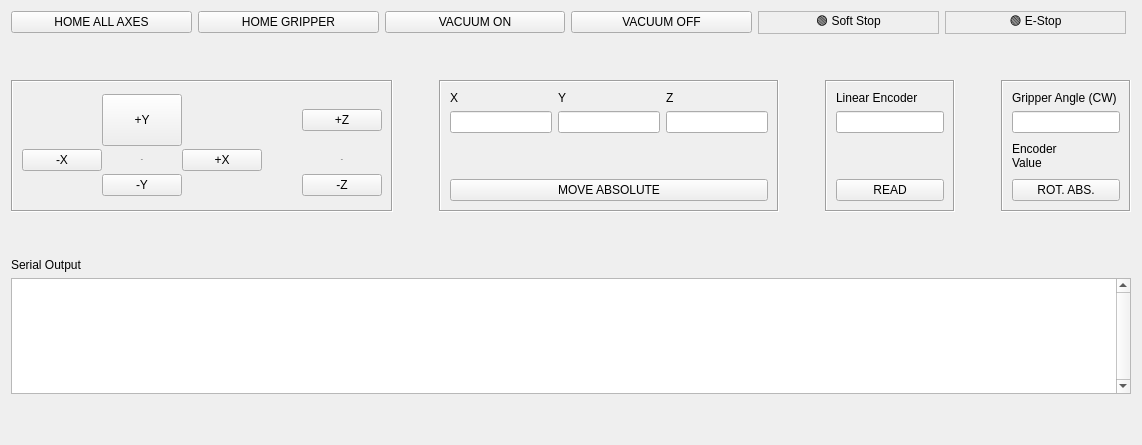
      <widget class="QWidget" name="tab_move_robot">
       <attribute name="title">
        <string>MOVE ROBOT</string>
       </attribute>
       <layout class="QHBoxLayout" name="horizontalLayout_2">
        <item>
         <layout class="QVBoxLayout" name="verticalLayout_4" stretch="0,0,0,0,0,1,0">
          <item>
           <layout class="QHBoxLayout" name="horizontalLayout_5">
            <property name="leftMargin">
             <number>0</number>
            </property>
            <property name="rightMargin">
             <number>5</number>
            </property>
            <item>
             <widget class="QPushButton" name="home_button">
              <property name="enabled">
               <bool>true</bool>
              </property>
              <property name="text">
               <string>HOME ALL AXES</string>
              </property>
             </widget>
            </item>
            <item>
             <widget class="QPushButton" name="home_gripper_button">
              <property name="text">
               <string>HOME GRIPPER</string>
              </property>
             </widget>
            </item>
            <item>
             <widget class="QPushButton" name="vacuum_on_button">
              <property name="text">
               <string>VACUUM ON</string>
              </property>
             </widget>
            </item>
            <item>
             <widget class="QPushButton" name="vacuum_off_button">
              <property name="text">
               <string>VACUUM OFF</string>
              </property>
             </widget>
            </item>
            <item>
             <widget class="QLabel" name="soft_stop_label">
              <property name="maximumSize">
               <size>
                <width>16777215</width>
                <height>40</height>
               </size>
              </property>
              <property name="frameShape">
               <enum>QFrame::StyledPanel</enum>
              </property>
              <property name="text">
               <string>🟢 Soft Stop</string>
              </property>
              <property name="alignment">
               <set>Qt::AlignCenter</set>
              </property>
             </widget>
            </item>
            <item>
             <widget class="QLabel" name="e_stop_label">
              <property name="maximumSize">
               <size>
                <width>16777215</width>
                <height>40</height>
               </size>
              </property>
              <property name="frameShape">
               <enum>QFrame::StyledPanel</enum>
              </property>
              <property name="text">
               <string>🟢 E-Stop</string>
              </property>
              <property name="alignment">
               <set>Qt::AlignCenter</set>
              </property>
             </widget>
            </item>
           </layout>
          </item>
          <item>
           <spacer name="verticalSpacer_3">
            <property name="orientation">
             <enum>Qt::Vertical</enum>
            </property>
            <property name="sizeHint" stdset="0">
             <size>
              <width>20</width>
              <height>40</height>
             </size>
            </property>
           </spacer>
          </item>
          <item>
           <layout class="QHBoxLayout" name="horizontalLayout_3">
            <item>
             <widget class="QFrame" name="gridFrame">
              <property name="frameShape">
               <enum>QFrame::Box</enum>
              </property>
              <property name="frameShadow">
               <enum>QFrame::Sunken</enum>
              </property>
              <property name="lineWidth">
               <number>1</number>
              </property>
              <layout class="QGridLayout" name="gridLayout">
               <property name="spacing">
                <number>0</number>
               </property>
               <item row="2" column="1">
                <widget class="QPushButton" name="jog_negative_y_button">
                 <property name="text">
                  <string>-Y</string>
                 </property>
                </widget>
               </item>
               <item row="1" column="3">
                <spacer name="horizontalSpacer_2">
                 <property name="orientation">
                  <enum>Qt::Horizontal</enum>
                 </property>
                 <property name="sizeType">
                  <enum>QSizePolicy::Minimum</enum>
                 </property>
                 <property name="sizeHint" stdset="0">
                  <size>
                   <width>40</width>
                   <height>20</height>
                  </size>
                 </property>
                </spacer>
               </item>
               <item row="1" column="2">
                <widget class="QPushButton" name="jog_positive_x_button">
                 <property name="text">
                  <string>+X</string>
                 </property>
                </widget>
               </item>
               <item row="1" column="0">
                <widget class="QPushButton" name="jog_negative_x_button">
                 <property name="text">
                  <string>-X</string>
                 </property>
                </widget>
               </item>
               <item row="1" column="1">
                <widget class="QLabel" name="label_3">
                 <property name="font">
                  <font>
                   <pointsize>-1</pointsize>
                  </font>
                 </property>
                 <property name="text">
                  <string>JOG</string>
                 </property>
                 <property name="alignment">
                  <set>Qt::AlignCenter</set>
                 </property>
                </widget>
               </item>
               <item row="0" column="1">
                <widget class="QPushButton" name="jog_positive_y_button">
                 <property name="sizePolicy">
                  <sizepolicy hsizetype="Minimum" vsizetype="Minimum">
                   <horstretch>0</horstretch>
                   <verstretch>0</verstretch>
                  </sizepolicy>
                 </property>
                 <property name="minimumSize">
                  <size>
                   <width>52</width>
                   <height>52</height>
                  </size>
                 </property>
                 <property name="text">
                  <string>+Y</string>
                 </property>
                </widget>
               </item>
               <item row="0" column="4">
                <widget class="QPushButton" name="jog_positive_z_button">
                 <property name="text">
                  <string>+Z</string>
                 </property>
                </widget>
               </item>
               <item row="2" column="4">
                <widget class="QPushButton" name="jog_negative_z_button">
                 <property name="text">
                  <string>-Z</string>
                 </property>
                </widget>
               </item>
               <item row="1" column="4">
                <widget class="QLabel" name="label_4">
                 <property name="font">
                  <font>
                   <pointsize>-1</pointsize>
                  </font>
                 </property>
                 <property name="text">
                  <string>JOG</string>
                 </property>
                 <property name="alignment">
                  <set>Qt::AlignCenter</set>
                 </property>
                </widget>
               </item>
              </layout>
             </widget>
            </item>
            <item>
             <spacer name="horizontalSpacer_4">
              <property name="orientation">
               <enum>Qt::Horizontal</enum>
              </property>
              <property name="sizeHint" stdset="0">
               <size>
                <width>40</width>
                <height>20</height>
               </size>
              </property>
             </spacer>
            </item>
            <item>
             <widget class="QFrame" name="verticalFrame">
              <property name="frameShape">
               <enum>QFrame::Box</enum>
              </property>
              <property name="frameShadow">
               <enum>QFrame::Sunken</enum>
              </property>
              <layout class="QVBoxLayout" name="verticalLayout_3">
               <item>
                <layout class="QGridLayout" name="gridLayout_2">
                 <item row="1" column="0">
                  <widget class="QLineEdit" name="move_x_textbox">
                   <property name="styleSheet">
                    <string notr="true">min-width: 100px;
max-width: 100px;</string>
                   </property>
                  </widget>
                 </item>
                 <item row="1" column="2">
                  <widget class="QLineEdit" name="move_z_textbox">
                   <property name="styleSheet">
                    <string notr="true">min-width: 100px;
max-width: 100px;</string>
                   </property>
                  </widget>
                 </item>
                 <item row="0" column="2">
                  <widget class="QLabel" name="label_7">
                   <property name="text">
                    <string>Z</string>
                   </property>
                  </widget>
                 </item>
                 <item row="1" column="1">
                  <widget class="QLineEdit" name="move_y_textbox">
                   <property name="styleSheet">
                    <string notr="true">min-width: 100px;
max-width: 100px;</string>
                   </property>
                  </widget>
                 </item>
                 <item row="0" column="0">
                  <widget class="QLabel" name="label_5">
                   <property name="text">
                    <string>X</string>
                   </property>
                  </widget>
                 </item>
                 <item row="0" column="1">
                  <widget class="QLabel" name="label_6">
                   <property name="text">
                    <string>Y</string>
                   </property>
                  </widget>
                 </item>
                </layout>
               </item>
               <item>
                <spacer name="verticalSpacer">
                 <property name="orientation">
                  <enum>Qt::Vertical</enum>
                 </property>
                 <property name="sizeType">
                  <enum>QSizePolicy::Expanding</enum>
                 </property>
                 <property name="sizeHint" stdset="0">
                  <size>
                   <width>20</width>
                   <height>40</height>
                  </size>
                 </property>
                </spacer>
               </item>
               <item>
                <widget class="QPushButton" name="move_absolute_button">
                 <property name="text">
                  <string>MOVE ABSOLUTE</string>
                 </property>
                </widget>
               </item>
              </layout>
             </widget>
            </item>
            <item>
             <spacer name="horizontalSpacer_8">
              <property name="orientation">
               <enum>Qt::Horizontal</enum>
              </property>
              <property name="sizeHint" stdset="0">
               <size>
                <width>40</width>
                <height>20</height>
               </size>
              </property>
             </spacer>
            </item>
            <item>
             <widget class="QFrame" name="verticalFrame">
              <property name="frameShape">
               <enum>QFrame::Box</enum>
              </property>
              <property name="frameShadow">
               <enum>QFrame::Sunken</enum>
              </property>
              <layout class="QVBoxLayout" name="verticalLayout_5">
               <item>
                <layout class="QGridLayout" name="gridLayout_16">
                 <item row="1" column="0">
                  <widget class="QLabel" name="label_10">
                   <property name="text">
                    <string>Linear Encoder</string>
                   </property>
                  </widget>
                 </item>
                 <item row="2" column="0">
                  <widget class="QLineEdit" name="linear_encoder_textbox">
                   <property name="styleSheet">
                    <string notr="true"/>
                   </property>
                  </widget>
                 </item>
                </layout>
               </item>
               <item>
                <spacer name="verticalSpacer_5">
                 <property name="orientation">
                  <enum>Qt::Vertical</enum>
                 </property>
                 <property name="sizeHint" stdset="0">
                  <size>
                   <width>20</width>
                   <height>40</height>
                  </size>
                 </property>
                </spacer>
               </item>
               <item>
                <widget class="QPushButton" name="linear_encoder_button">
                 <property name="text">
                  <string>READ</string>
                 </property>
                </widget>
               </item>
              </layout>
             </widget>
            </item>
            <item>
             <spacer name="horizontalSpacer_5">
              <property name="orientation">
               <enum>Qt::Horizontal</enum>
              </property>
              <property name="sizeHint" stdset="0">
               <size>
                <width>40</width>
                <height>20</height>
               </size>
              </property>
             </spacer>
            </item>
            <item>
             <widget class="QFrame" name="frame">
              <property name="minimumSize">
               <size>
                <width>50</width>
                <height>0</height>
               </size>
              </property>
              <property name="frameShape">
               <enum>QFrame::Box</enum>
              </property>
              <property name="frameShadow">
               <enum>QFrame::Sunken</enum>
              </property>
              <layout class="QVBoxLayout" name="verticalLayout_2">
               <item>
                <layout class="QGridLayout" name="gridLayout_9">
                 <item row="1" column="0">
                  <widget class="QLabel" name="label">
                   <property name="text">
                    <string>Gripper Angle (CW)</string>
                   </property>
                  </widget>
                 </item>
                 <item row="2" column="0">
                  <widget class="QLineEdit" name="gripper_angle_textbox">
                   <property name="styleSheet">
                    <string notr="true"/>
                   </property>
                  </widget>
                 </item>
                </layout>
               </item>
               <item>
                <widget class="QLabel" name="rotate_gripper_results_label">
                 <property name="text">
                  <string>Encoder
Value</string>
                 </property>
                </widget>
               </item>
               <item>
                <widget class="QPushButton" name="rotate_gripper_button">
                 <property name="text">
                  <string>ROT. ABS.</string>
                 </property>
                </widget>
               </item>
              </layout>
             </widget>
            </item>
           </layout>
          </item>
          <item>
           <spacer name="verticalSpacer_4">
            <property name="orientation">
             <enum>Qt::Vertical</enum>
            </property>
            <property name="sizeHint" stdset="0">
             <size>
              <width>20</width>
              <height>40</height>
             </size>
            </property>
           </spacer>
          </item>
          <item>
           <widget class="QLabel" name="label_8">
            <property name="text">
             <string>Serial Output</string>
            </property>
           </widget>
          </item>
          <item>
           <widget class="QTextEdit" name="clearcore_serial_output_textarea">
            <property name="font">
             <font>
              <pointsize>16</pointsize>
             </font>
            </property>
            <property name="verticalScrollBarPolicy">
             <enum>Qt::ScrollBarAlwaysOn</enum>
            </property>
            <property name="sizeAdjustPolicy">
             <enum>QAbstractScrollArea::AdjustToContents</enum>
            </property>
            <property name="readOnly">
             <bool>false</bool>
            </property>
           </widget>
          </item>
          <item>
           <spacer name="verticalSpacer_2">
            <property name="orientation">
             <enum>Qt::Vertical</enum>
            </property>
            <property name="sizeHint" stdset="0">
             <size>
              <width>20</width>
              <height>40</height>
             </size>
            </property>
           </spacer>
          </item>
         </layout>
        </item>
       </layout>
      </widget>
